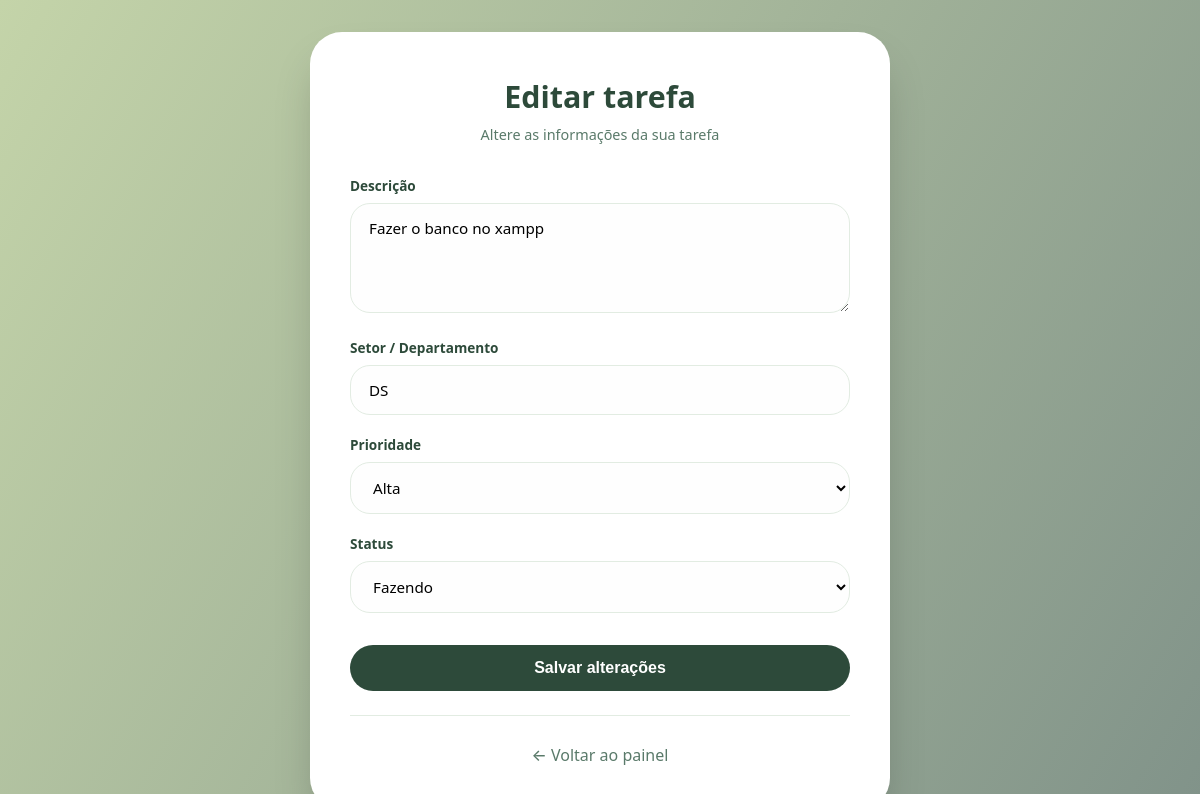
/editar.php?id=6 (signed in), run on the app's committed database.
### tables this page shows
CREATE TABLE `tarefas` (
  `id_tarefa` int(11) NOT NULL,
  `id_usuario` int(11) NOT NULL,
  `descricao` text NOT NULL,
  `setor` varchar(100) DEFAULT NULL,
  `prioridade` enum('baixa','media','alta') DEFAULT NULL,
  `status` enum('a fazer','fazendo','concluido') DEFAULT 'a fazer'
);

### editar.php (the view, shortened to what this page needs)
<?php
require 'conexao.php';
$id = $_GET['id'];
$idUsuario = $_SESSION['usuario_id'];
$stmt = $conexao->prepare("SELECT * FROM tarefas WHERE id_tarefa = ? AND id_usuario = ?");
$stmt->bind_param("ii", $id, $idUsuario);
$stmt->execute();
$resultado = $stmt->get_result();
$tarefa = $resultado->fetch_assoc();
?>
<!DOCTYPE html>
<html lang="pt-br">
<head>
</head>
<body>
<div class="container">
    <div class="header">
        <h1>Editar tarefa</h1>
        <p>Altere as informações da sua tarefa</p>
    </div>
    <form method="POST">
        <div class="form-group">
            <label>Descrição</label>
            <textarea name="descricao" required><?php echo htmlspecialchars($tarefa['descricao']); ?></textarea>
        </div>
        <div class="form-group">
            <label>Setor / Departamento</label>
            <input type="text" name="setor" value="<?php echo htmlspecialchars($tarefa['setor']); ?>" required>
        </div>
        <div class="form-group">
            <label>Prioridade</label>
            <select name="prioridade">
                <option value="alta" <?php echo ($tarefa['prioridade'] == 'alta') ? 'selected' : ''; ?>>Alta</option>
            </select>
        </div>
        <div class="form-group">
            <label>Status</label>
            <select name="status">
                <option value="fazendo" <?php echo ($tarefa['status'] == 'fazendo') ? 'selected' : ''; ?>>Fazendo</option>
            </select>
        </div>
        <button type="submit" class="btn-save">Salvar alterações</button>
    </form>
    <hr>
    <a href="gerenciamento.php" class="back-link">← Voltar ao painel</a>
</div>
</body>
</html>

### editar.php (style rules this page uses)
* { margin: 0; padding: 0; box-sizing: border-box; }
body { background: linear-gradient(300deg, #809289, #C4D4A9); min-height: 100vh; display: flex; justify-content: center; align-items: center; font-family: 'Segoe UI', system-ui, -apple-system, 'Roboto', sans-serif; padding: 2rem; }
.container { max-width: 580px; width: 100%; background: white; border-radius: 32px; padding: 44px 40px; box-shadow: 0 25px 45px -12px rgba(0, 0, 0, 0.25); }
.header { text-align: center; margin-bottom: 32px; }
.header h1 { font-size: 1.9rem; font-weight: 700; color: #2d4a3a; margin-bottom: 8px; }
.header p { color: #5a7a6a; font-size: 0.9rem; }
.form-group { margin-bottom: 20px; }
.form-group label { display: block; margin-bottom: 8px; font-weight: 600; color: #2d4a3a; font-size: 0.85rem; }
.form-group input, .form-group textarea, .form-group select { width: 100%; padding: 14px 18px; border: 1.5px solid #e2ece2; border-radius: 20px; font-size: 0.95rem; outline: none; transition: all 0.2s; background: #fefefe; font-family: inherit; }
.form-group textarea { resize: vertical; min-height: 110px; }
.btn-save { width: 100%; padding: 14px; background: #2d4a3a; color: white; border: none; border-radius: 40px; font-size: 1rem; font-weight: 600; cursor: pointer; transition: 0.2s; margin-top: 12px; }
.back-link { display: block; text-align: center; margin-top: 28px; text-decoration: none; color: #5a7a6a; font-weight: 500; transition: 0.2s; }
hr { margin: 24px 0 8px; border: none; height: 1px; background: #e2ece2; }

### data on the page
tarefas: descricao "Fazer o banco no xampp", setor "DS", prioridade "Alta", status "Fazendo"
